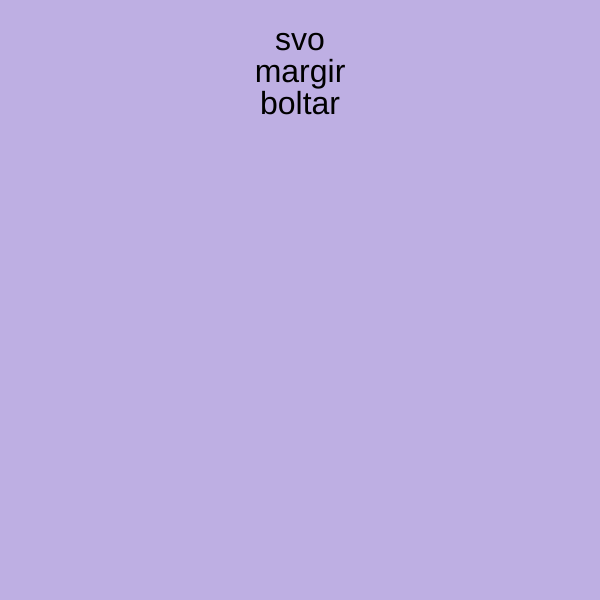
Frame 1 (no input)
Frame 60 (no input): identical to frame 1, image omitted
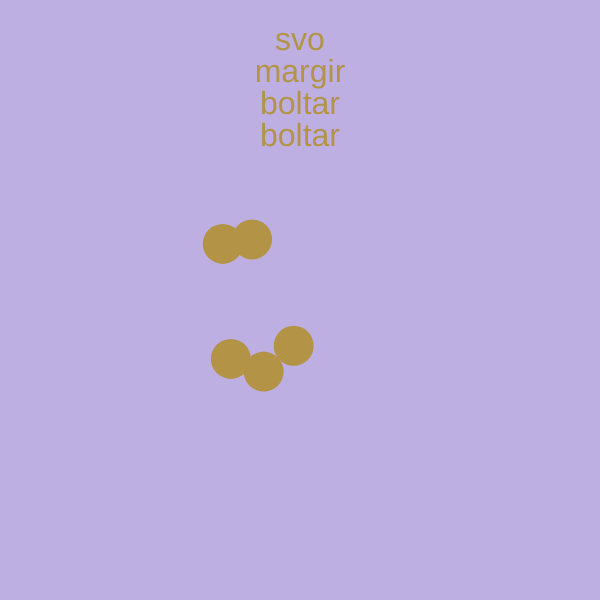
Frame 120 (the mouse pressed at the canvas centre since frame 60)

The p5.js sketch that drew these frames (run headless with seeded random() and noise() and a simulated clock; from frame 60 on, the mouse is pressed at the canvas centre):

// p5.js sketch
// ── sketch.js
var boltar = [];
var words = ["svo", "margir", "boltar"];

function setup() {
  createCanvas(600,600);
  colorMode(HSB);
  textAlign(CENTER);
  textSize(32);
}

function draw() {
  background(258, 23, 89);
  // Hreyfum og teiknum alla boltana sem eru í boltar listanum
	for (var i = 0; i < boltar.length; i++){
    boltar[i].show();
		boltar[i].move();
  }
  for(var i = 0; i < words.length; i++){
   text(words[i],300,50+ 32*i);
 }
}

// Þegar smellt er á músina eru búnir til 5 nýjir boltar.
function mousePressed() {
	litur = color ((random(0,60)),60,70);
	for (var i = 0; i < 5; i++){
		boltar.push(new Ball(mouseX,mouseY,litur));
  }
  words.push("boltar");
}
function keyPressed() {
  words.splice(0,1);
}
// Býr til bolta sem fer um skjáinn+
// og skoppar af mörkum hans
class Ball{
  // Býr til nýjann bolta með miðju í (x,y)
	// litur: stjórnar litnum á boltanum
  constructor(x,y,litur) {
    this.x = x;
    this.y = y;
		this.xSpeed = random(-2,2);
		this.ySpeed = random(-2,2);
		this.litur = litur;
  }
	// Hreyfir sápukúluna til
  move() {
    this.x = this.x + this.xSpeed;
    this.y = this.y + this.ySpeed;
		this.bounce();
  }
	// Lætur boltann skoppa af veggjunum
	bounce() {
    if(this.x < 0 || this.x > width){
			this.xSpeed = -this.xSpeed;
		}
    if(this.y < 0 || this.y > height){
			this.ySpeed = -this.ySpeed;
		}
  }
	// Teiknar boltann
  show() {
    noStroke(0);
    fill(this.litur);
    ellipse(this.x,this.y,40,40);
  }
}
